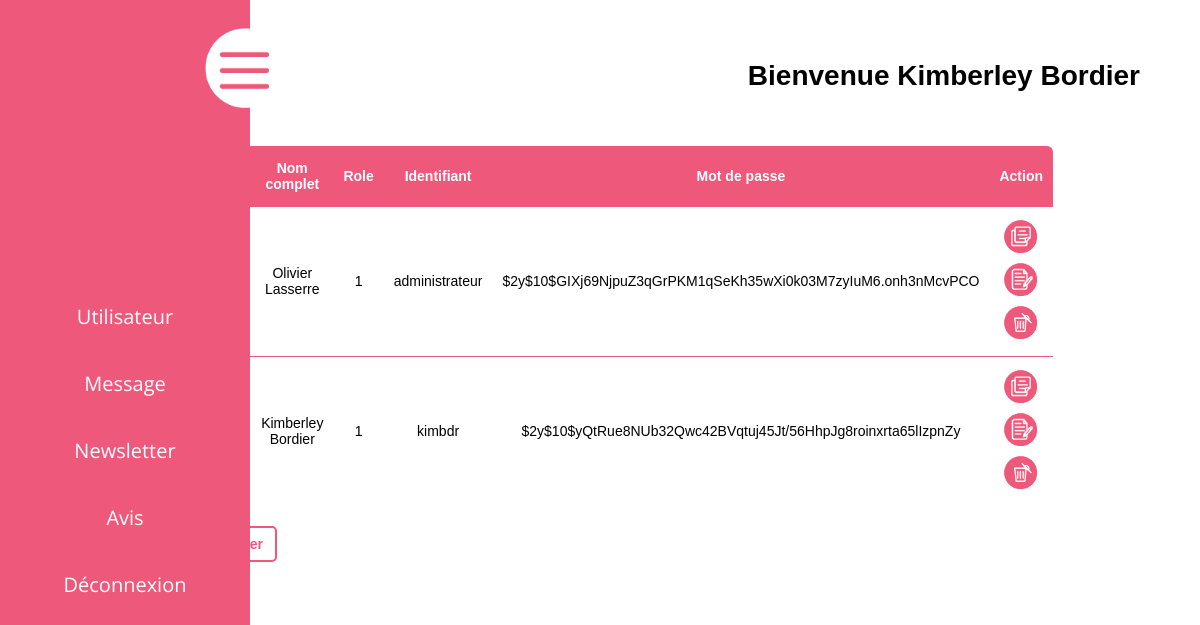
Screenshot of /admin/userAdmin.php?table=User (signed in) with the database file from the repository.
### tables this page shows
CREATE TABLE jd_user (
    u_id INT NOT NULL AUTO_INCREMENT,
    u_role INT NOT NULL,
    u_username VARCHAR(100) NOT NULL,
    u_mdp VARCHAR(100) NOT NULL,
    u_nomComplet VARCHAR(55) NOT NULL,
    PRIMARY KEY (u_id)
);

### include/modele.php (called while the page is built, shortened)
<?php
function executeRequete($cnx, $sql, $parametre = NULL){
    if ($parametre == NULL) {
        $resultat = $cnx->query($sql);
    } else {
        $resultat = $cnx->prepare($sql);
        $resultat->execute($parametre);
    }
    return $resultat;
}

### admin/userAdmin.php (the view, shortened to what this page needs)
<?php
include 'navAdmin.php';
$cnx = getBd();
?>
<main>
    <h1>Bienvenue <?= $_SESSION['nomAd']; ?></h1>
    <?php
    switch ($_GET['table']) {
        case 'User':
            echo '<section class="readUser">';
            $sqlUser = "SELECT * FROM jd_user";
            $resultRequete = executeRequete($cnx, $sqlUser);
            echo '<table>
                        <tr>
                            <th>ID User</th>
                            <th>Nom complet</th>
                            <th>Role</th>
                            <th>Identifiant</th>
                            <th>Mot de passe</th>
                            <th>Action</th>
                        </tr>';
            while ($nomUser = $resultRequete->fetch(PDO::FETCH_ASSOC)) {
                echo '<tr>
                            <td>' . $nomUser['u_id'] . '</td>
                            <td>' . $nomUser['u_nomComplet'] . '</td>
                            <td>' . $nomUser['u_role'] . '</td>
                            <td>' . $nomUser['u_username'] . '</td>
                            <td>' . $nomUser['u_mdp'] . '</td>
                            <td>'
                    . '<a href="consult.php?consult=User&consultidUser=' . $nomUser['u_id'] . '" class="edit"><img src="../assets/img/consult.png" alt="icone consulter"></a>
                                <a href="update.php?update=User&updateidUser=' . $nomUser['u_id'] . '" class="edit"><img src="../assets/img/update.png" alt="icone modifier"></a>
                                <a href="delete.php?delete=User&deleteidUser=' . $nomUser['u_id'] . '" class="edit"><img src="../assets/img/delete.png" alt="icone supprimer"></a>
                            </td>
                        </tr>';
            }
            echo '</table>';
            echo    '<form class="add" name="formulaire" action="" method="POST">
                            <a href="create.php?create=User" class="edit">Ajouter</a>
                        </form>';
            echo '</section>';
            break;
    }
    ?>
</main>
<?php
include 'footerAdmin.php';
?>

### admin/css/navAdmin.css (style rules this page uses)
* { margin: 0; padding: 0; }

### admin/css/tableAdmin.css (style rules this page uses)
body { font: 400 14px 'Calibri', 'Arial'; }
main { min-height: 50vh; display: flex; flex-direction: column; justify-content: center; align-items: center; z-index: 0; }
h1 { align-self: flex-end; margin: 5% 5% 2% 0; }
img:not(.logo img) { width: 40px; }
main section, .consultBD { max-width: 800px; width: 100%; }
table { border-spacing: 1; border-collapse: collapse; background: white; border-radius: 6px; overflow: hidden; width: 100%; margin: 30px auto; position: relative; }
table * { position: relative; }
table td, table th { padding-left: 8px; }
table tr th { background: #EE587A; color: white; }
table tr { height: 60px; border-bottom: #EE587A 1px solid; }
table tbody tr:last-child { border: 0; }
table td, table th { text-align: center; padding: 10px; }
form:not(.form) { display: inline; }
.add { margin-top: 30px; }
.add a { text-decoration: none; color: #EE587A; cursor: pointer; font-family: 'Montserrat', sans-serif; font-weight: 600; border-radius: 5px; border: 2px solid #EE587A; padding: 8px 12px; margin: 50px 0 0 0; }

### rows the page displays
jd_user: u_nomComplet "Olivier Lasserre", u_role "1", u_username "administrateur", u_mdp "$2y$10$GIXj69NjpuZ3qGrPKM1qSeKh35wXi0k03M7zyIuM6.onh3nMcvPCO"
jd_user: u_nomComplet "Kimberley Bordier", u_role "1", u_username "kimbdr", u_mdp "$2y$10$yQtRue8NUb32Qwc42BVqtuj45Jt/56HhpJg8roinxrta65lIzpnZy"

### other values shown
$_SESSION['nomAd'] "Kimberley Bordier"
